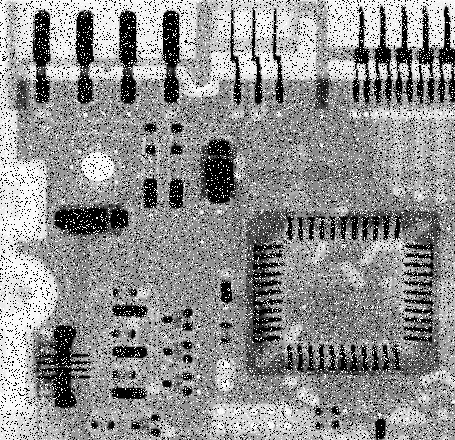
#> input picture 中值濾波.bmp, 455 x 440 px
$ jupyter execute '濾波器.ipynb'
#> lines starting #> are read from the running program, lines starting #| are printed output that depends on the picture
---

## 1.移動平均法
每個像素點 改用周圍3x3像素矩陣的平均值
這樣就可以均勻分配影像的灰階變化 使人看不見細小的雜訊

[cell 1]
#自己中心像素與鄰近的8個像素求出平均值 (kernal size 通常為奇數)
from PIL import Image
import numpy as np
from matplotlib import pyplot as plt

img = Image.open('中值濾波.bmp').convert('L')
#> img is the input picture: PIL image 455x440 L; min 0, max 255, mean 144.1
plt.imshow(img,cmap='gray')
plt.show()

img = np.asarray(img)
print('img size: ',img.shape)
#| img size:  (440, 455)

[cell 2]
def smoothly(ori,kernal_size): #kernal size should be odd! 觀察後發現起始點都由對角線向右下延伸
#> called with kernal_size = 3
    img = ori.copy()
    width = img.shape[1]
#> width = 455
    height = img.shape[0]
#> height = 440
    bias = int(kernal_size/2)
    for i in range(bias,height-bias):
        for j in range(bias,width-bias):
            kernal = img[i-bias:i+bias+1,j-bias:j+bias+1]#利用slicing切出kernal
            #print(i,j)
            #print(kernal)
            mean_efficent = np.mean(kernal)
            img[i,j] = mean_efficent
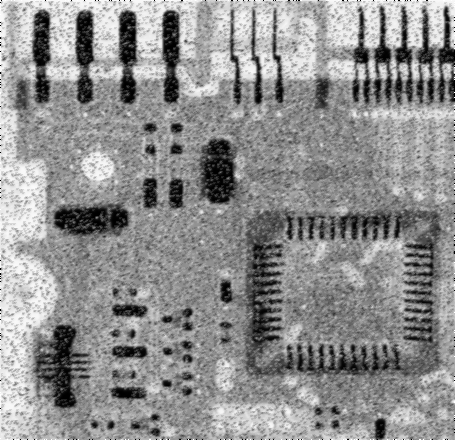
#> img: shape (440, 455); min 0, max 255, mean 143.3

    return img

[cell 3]
smooth = smoothly(img,3)

fig,(ori,after) = plt.subplots(1,2,figsize=(10,10))
ori.imshow(Image.fromarray(img),cmap = 'gray')
after.imshow(smooth,cmap = 'gray')
plt.show()
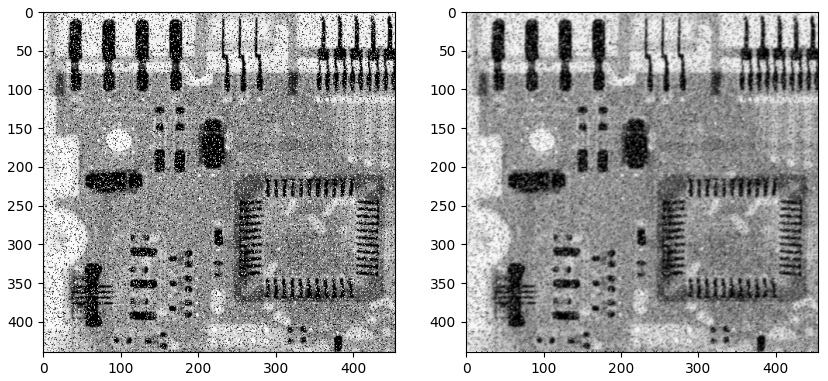
#> figure drawn by matplotlib, 2 panels

---
## 2.中值濾波法 median filter
因為上一個移動平滑化 雖然能消除雜訊,但它沒辦法分辨邊緣
概念：將周圍的數值排序後取他的中位數 因為kernel掃過去數值很大的通常會被濾掉,也不會被選為修正的標準(因為雜訊通常都很大)

[cell 4]
def median_filter(ori,kernel_size):
#> called with kernel_size = 3
    img = ori.copy()
    bias = int(kernel_size/2)
    width = img.shape[1]
#> width = 455
    height = img.shape[0]
#> height = 440

    for i in range(bias,height-bias):
        for j in range(bias,width-bias):
            kernel = img[i-bias:i+bias+1,j-bias:j+bias+1]
            kernel = np.sort(kernel.ravel())
            median_value = int(np.median(kernel))
            img[i,j] = median_value
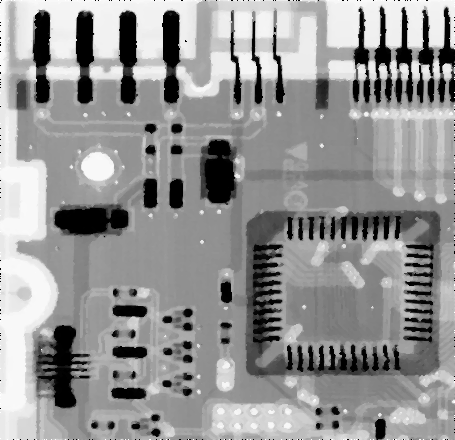
#> img: shape (440, 455); min 0, max 255, mean 148.2
    return img

[cell 5]
median = median_filter(img,3)

fig,(ori,after) = plt.subplots(1,2,figsize=(10,10))
ori.imshow(Image.fromarray(img),cmap = 'gray')
after.imshow(median,cmap = 'gray')
plt.show()
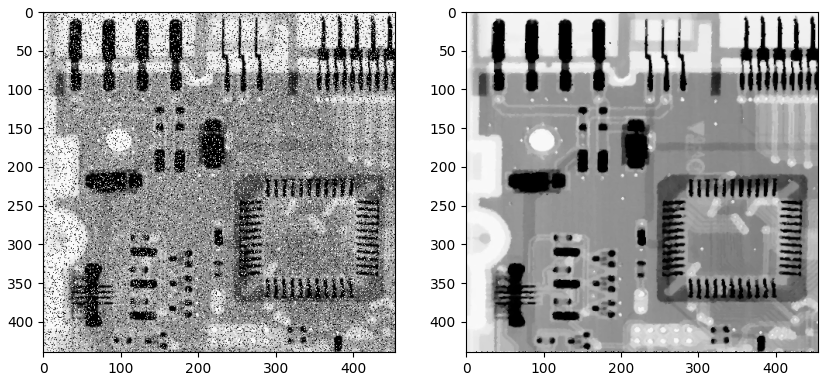
#> figure drawn by matplotlib, 2 panels
